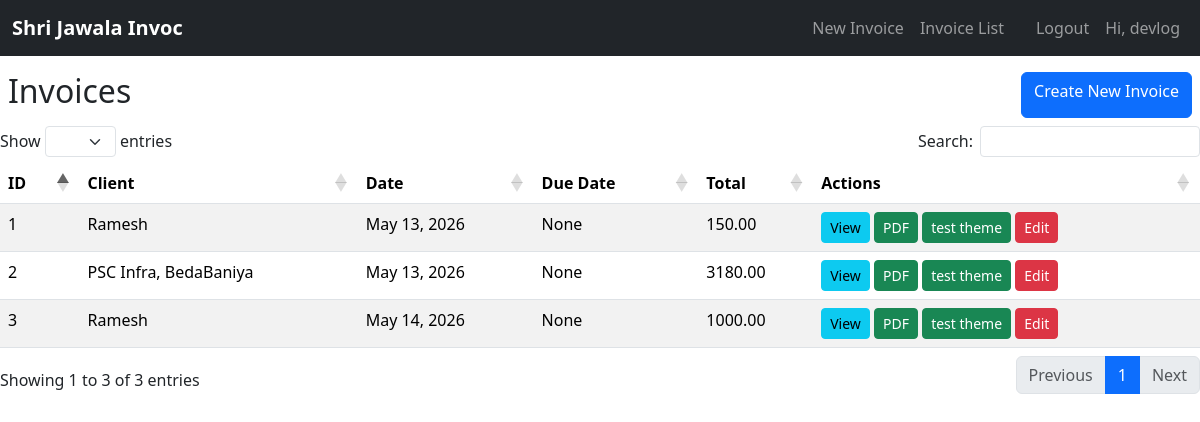
The app's page /invoices/ (signed in), older data.
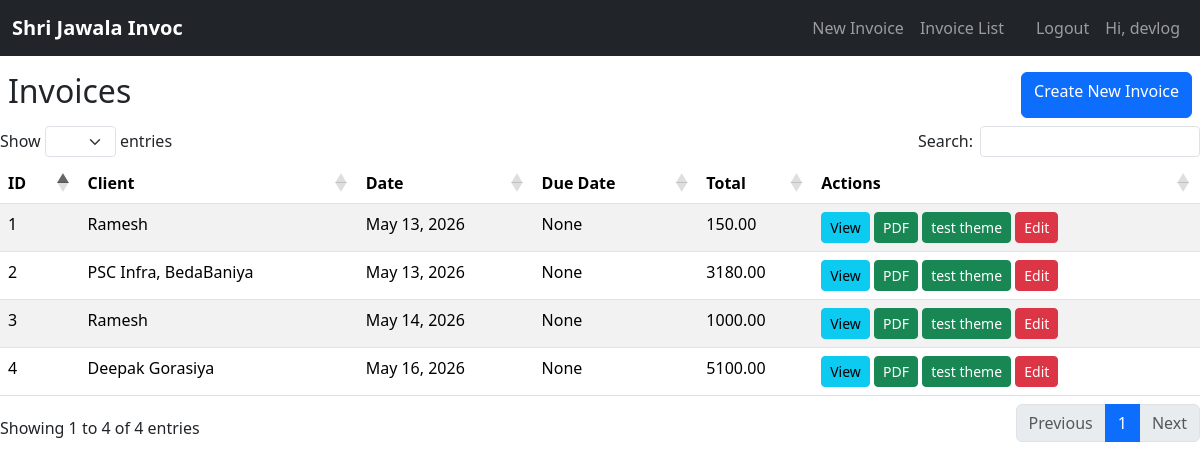
The same page, newer data.
### invoices/models.py (models this page shows, shortened)
class Invoice(models.Model):
    STATUS_CHOICES = [
        ('paid', 'Paid'),
        ('payment_due', 'Payment After Service'),
        ('partially_paid', 'Partially Paid'),
        ('due_paid', 'Previously Due, Now Paid'),
    ]
    special_uid = models.UUIDField(
        default=uuid.uuid4,
        editable=False
    )
    image = models.ImageField(
        upload_to='',
        blank=True,
        null=True
    )
    created_by = models.ForeignKey(User, on_delete=models.SET_NULL, null=True, blank=True)
    client = models.ForeignKey(Client, on_delete=models.SET_NULL, null=True, blank=True)
    guest_client_name = models.CharField(max_length=200, blank=True)  # For guest invoices
    date = models.DateField(auto_now_add=True)
    due_date = models.DateField(blank=True, null=True)
    status = models.CharField(max_length=20, choices=STATUS_CHOICES, default='payment_due')
    total = models.DecimalField(max_digits=10, decimal_places=2, default=0)
    place = models.CharField(max_length=20, blank=True, null=True)
    invoice_no = models.PositiveIntegerField(null=True, blank=True, editable=False)
    year = models.PositiveIntegerField(default=current_year, editable=False)
    suffix = models.CharField(max_length=10, blank=True, null=True)
    invoice_label =models.ForeignKey(InvoiceLabel, on_delete=models.SET_NULL, null=True, blank=True)
    organization = models.ForeignKey(Firm, on_delete=models.SET_NULL, null=True, blank=True)
    theme_style = models.ForeignKey(InvoiceTheme, on_delete=models.SET_NULL, null=True, blank=True)
    context_title = models.CharField(
        max_length=255,
        blank=True,
        help_text="Specific subject (e.g., Machine Name, Project Code, or Service Type)"
    )
    LABEL_ALIGNMENT = [
        ('LEFT', 'Left Aligned'),
        ('CENTER', 'Centered'),
        ('RIGHT', 'Right Aligned'),
    ]
    header_style = models.CharField(
        max_length=10,
        choices=LABEL_ALIGNMENT,
        default='CENTER'  # Now defaults to Center
    )
    slug = models.SlugField(
        max_length=300,
        unique=True,
        blank=True,
        null=True,
        editable=True # Set to False if you want to hide it from the Admin form
    )
    is_active = models.BooleanField(default=True)

### invoices/views.py (the view)
# urls.py: path('', views.invoice_list, name='invoice_list'),
@login_required
def invoice_list(request):
    if request.user.is_staff or request.user.is_superuser:
        invoices = Invoice.objects.all()
    else:
        invoices = Invoice.objects.filter(created_by=request.user)
    return render(request, 'invoices/invoice_list.html', {'invoices': invoices})

### templates/invoices/invoice_list.html (shortened to what this page needs)
{% extends 'invoices/base.html' %}
{% if request.headers.hx_request %}
{% block content %}
<div class="d-flex flex-row justify-content-between pt-2 m-2">
    <h2>Invoices</h2>
 <a href="" class="btn btn-primary">Create New Invoice</a>
</div>
<table id="myTable" class="table table-striped mt-3">
    <thead>
        <tr>
            <th>ID</th>
            <th>Client</th>
            <th>Date</th>
            <th>Due Date</th>
            <th>Total</th>
            <th>Actions</th>
        </tr>
    </thead>
    <tbody>
    {% for invoice in invoices %}
        <tr>
            <td>{{ invoice.id }}</td>
            <td>{% if invoice.client %}
    {{ invoice.client.name }}
{% else %}
    {{ invoice.guest_client_name }}
{% endif %}</td>
            <td>{{ invoice.date }}</td>
            <td>{{ invoice.due_date }}</td>
            <td>{{ invoice.total }}</td>
            <td>
                <a class="btn btn-sm btn-info" href="{% url 'invoice_detail' invoice.id %}">View</a>
                <a class="btn btn-sm btn-success" href="{% url 'invoice_pdf' invoice.id %}">PDF</a>
                <a class="btn btn-sm btn-success" href="{% url 'test_pdf' invoice.special_uid %}">test theme </a>
                 <a class="btn btn-sm btn-danger" href="{% url 'edit_invoice' invoice.id %}">Edit</a>
            </td>
        </tr>
    {% empty %}
        <tr><td colspan="6" class="text-center">No invoices found.</td></tr>
    {% endfor %}
    </tbody>
</table>
{% endblock %}
{%endif%}

Row changes from the older to the newer data that the page shows:
added Invoice: id "4", guest_client_name "Deepak Gorasiya", date "May 16, 2026", due_date "None", total "5100.00"
Text that changed along with them:
text written by a page script: "Show entries Search: Showing 1 to 3 of 3 entries Previous 1 Next" → "Show entries Search: Showing 1 to 4 of 4 entries Previous 1 Next"
